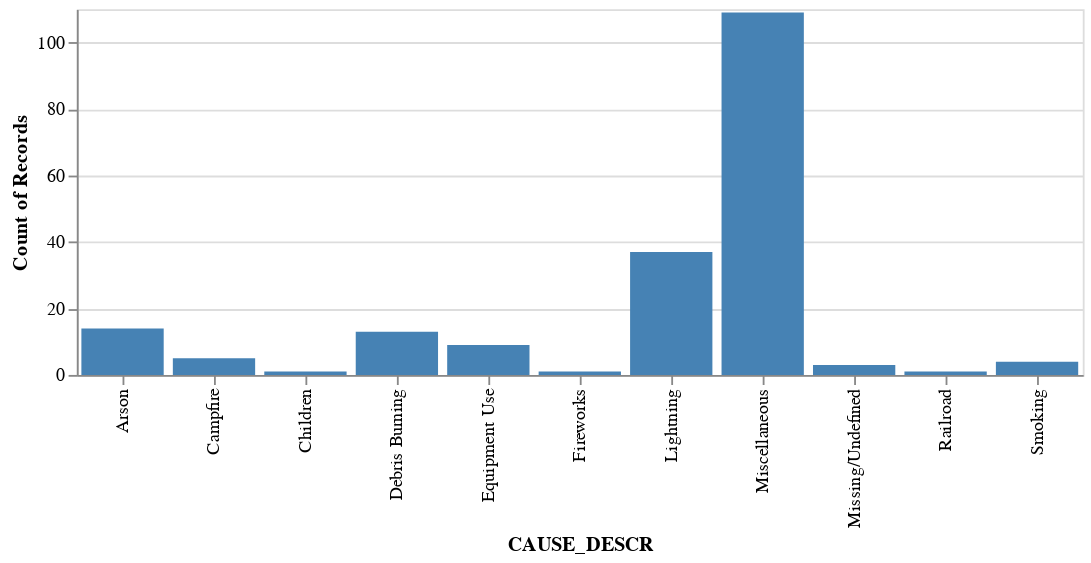

Notebook code for this chart:
### Code cell
pts2 = alt.selection_point(name="point_sel", encodings=['x'])

alt.Chart(df2, width=550, height=200, name="bars").mark_bar().encode(
    x='CAUSE_DESCR:N',
    y='count()',
    color=alt.condition(pts, alt.ColorValue("steelblue"), alt.ColorValue("grey"))
).add_params(pts2)

### Figure 1 — Vega-Lite specification as saved in the notebook (floating-point values rounded to 4 significant figures; data arrays with more than 128 entries replaced by an {"elided": "..."} marker saying what was removed)
{"$schema": "https://vega.github.io/schema/vega-lite/v5.8.0.json", "config": {"view": {"continuousHeight": 300, "continuousWidth": 300}}, "data": {"name": "data-10014a780851c328c6d2aa54e1a023f1"}, "datasets": {"data-10014a780851c328c6d2aa54e1a023f1": {"elided": "197 records"}}, "encoding": {"color": {"condition": {"param": "point_sel", "value": "steelblue"}, "value": "grey"}, "x": {"field": "CAUSE_DESCR", "type": "nominal"}, "y": {"aggregate": "count", "type": "quantitative"}}, "height": 200, "mark": {"type": "bar"}, "name": "bars", "params": [{"name": "point_sel", "select": {"encodings": ["x"], "type": "point"}}], "width": 550}
